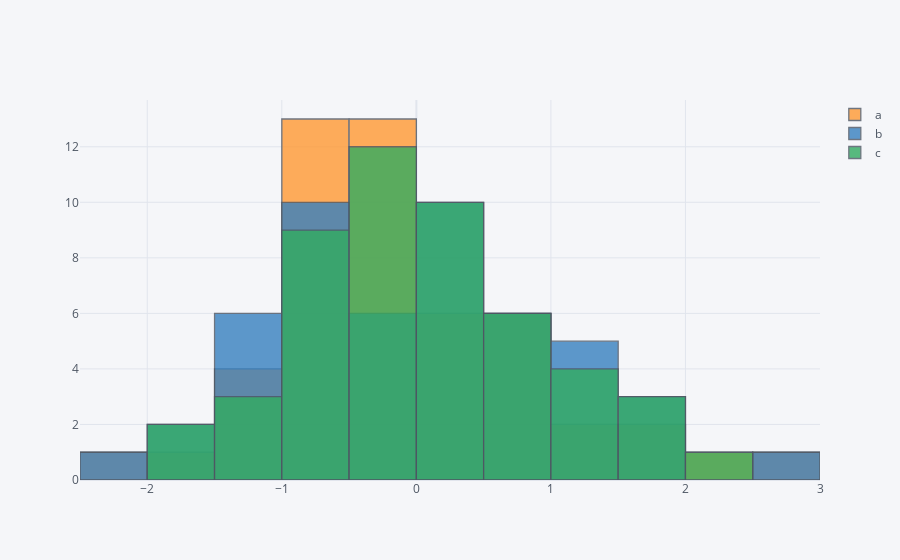

Here is the notebook cell this chart was saved with:
### Code cell
df.iplot(kind = 'hist')

### Figure 1 — Plotly figure (JSON) as saved in the notebook; plotly's stock layout.template omitted (floating-point values rounded to 4 significant figures)
{"data": [{"histfunc": "count", "histnorm": "", "marker": {"color": "rgba(255, 153, 51, 1.0)", "line": {"color": "#4D5663", "width": 1.3}}, "name": "a", "opacity": 0.8, "orientation": "v", "type": "histogram", "x": [-0.5278, -0.1326, -0.1664, 1.585, -0.2723, -0.2363, -0.4542, -0.3137, 0.2963, -0.1411, -0.03585, 0.5369, -0.05629, 0.4554, 2.586, -1.005, 0.1604, -0.6162, -0.837, -0.4716, 0.8307, -0.6975, 2.008, 0.5445, -0.6469, -0.885, 0.3592, -0.9261, 0.06888, -0.8214, -0.406, -1.49, -0.2611, 1.518, -1.56, -1.492, 1.489, -1.27, -0.3267, -0.5901, 1.36, 0.9945, -0.789, 0.6484, -0.5351, -0.5224, 0.2444, -0.6782, -2.042, 0.974]}, {"histfunc": "count", "histnorm": "", "marker": {"color": "rgba(55, 128, 191, 1.0)", "line": {"color": "#4D5663", "width": 1.3}}, "name": "b", "opacity": 0.8, "orientation": "v", "type": "histogram", "x": [-0.568, -0.7731, -1.143, 0.009912, -0.607, -0.3285, 0.115, 1.18, 0.2875, -0.8067, 0.04206, 0.486, 1.77, 1.033, 0.1899, 1.848, -1.606, -1.121, -0.9312, 0.6316, -0.445, 1.169, 0.603, 0.6195, -0.9834, 0.02486, -0.5915, 2.587, 0.367, 0.9145, -0.2122, -2.029, -0.8253, 0.9219, -1.096, 0.1385, -0.3701, -1.291, -0.5608, -1.103, -0.4321, 1.63, 0.131, 0.7984, -0.7997, -1.573, -0.2333, -1.34, 1.194, 1.494]}, {"histfunc": "count", "histnorm": "", "marker": {"color": "rgba(50, 171, 96, 1.0)", "line": {"color": "#4D5663", "width": 1.3}}, "name": "c", "opacity": 0.8, "orientation": "v", "type": "histogram", "x": [-1.502, 0.2656, 0.5874, -0.1104, -0.3826, -0.6954, 1.63, 0.3988, 0.361, 0.4779, -1.258, -0.7258, -0.1752, 0.1373, 0.9474, 1.433, 1.55, 2.205, -0.3108, -0.7974, -0.6446, -1.529, 1.373, -0.3456, -0.7927, -0.9476, -1.041, -0.6133, -0.1443, -1.145, 0.8399, -0.3199, 0.2955, 0.6666, -0.8624, -0.1845, 1.875, 0.8309, 0.4819, 0.7223, 1.094, 0.1715, -0.08176, -0.4489, -0.3954, 1.462, -0.6863, 0.3887, 0.2364, -0.1405]}], "layout": {"barmode": "overlay", "legend": {"bgcolor": "#F5F6F9", "font": {"color": "#4D5663"}}, "paper_bgcolor": "#F5F6F9", "plot_bgcolor": "#F5F6F9", "title": {"font": {"color": "#4D5663"}}, "xaxis": {"gridcolor": "#E1E5ED", "showgrid": true, "tickfont": {"color": "#4D5663"}, "title": {"font": {"color": "#4D5663"}, "text": ""}, "zerolinecolor": "#E1E5ED"}, "yaxis": {"gridcolor": "#E1E5ED", "showgrid": true, "tickfont": {"color": "#4D5663"}, "title": {"font": {"color": "#4D5663"}, "text": ""}, "zerolinecolor": "#E1E5ED"}}}
